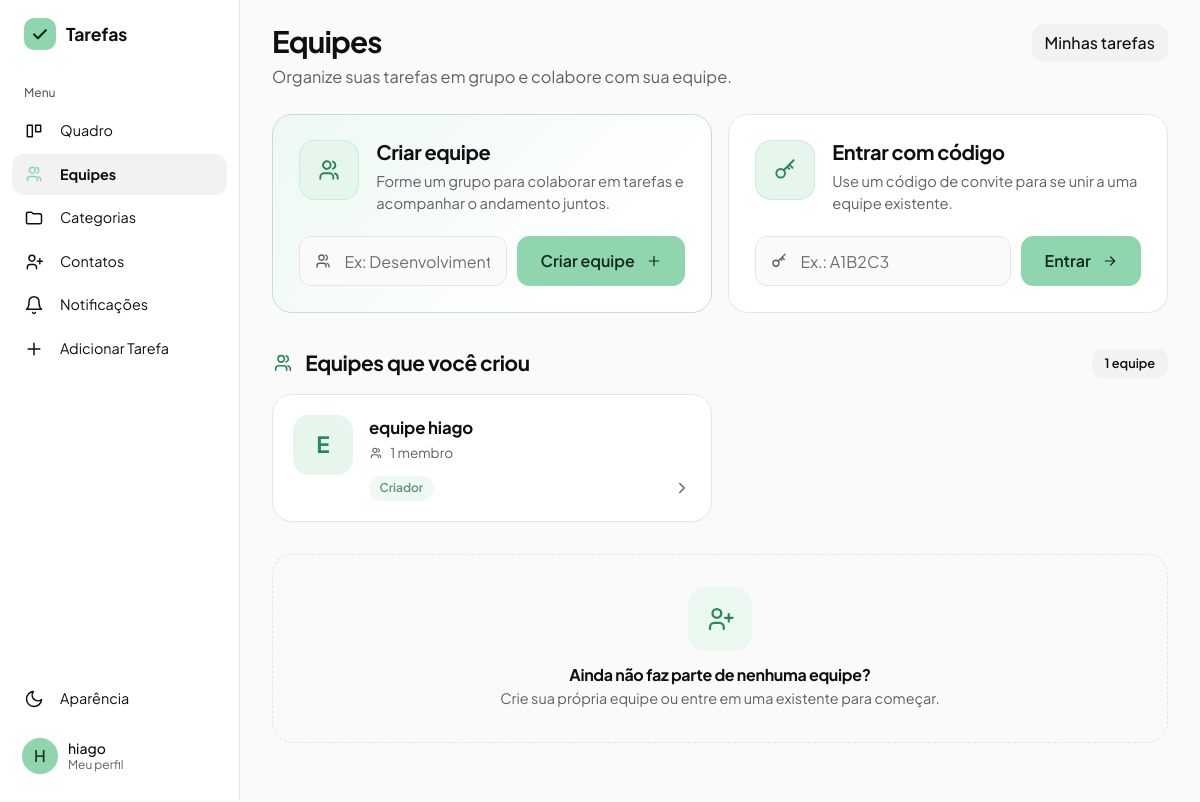
Screenshot of /equipes (signed in) with the database file from the repository.
### gerenciador_de_tarefas/models.py (models this page shows)
class Usuario(db.Model, UserMixin):
    id = db.Column(db.Integer, primary_key=True)
    nomeUsuario = db.Column(db.String(50), unique=True, nullable=False)
    email = db.Column(db.String(254), unique=True, nullable=False)
    senha = db.Column(db.String(255), nullable=False)
    nome = db.Column(db.String(100), nullable=False)
    tarefasCriadas = db.relationship('Tarefa', backref='criador', foreign_keys='Tarefa.criador_id', lazy=True)
    tarefasAtribuidas = db.relationship('Tarefa', backref='responsavel', foreign_keys='Tarefa.responsavel_id', lazy=True)
    cargo = db.Column(db.String(20), nullable=False, default='usuario') #admin ou usuario
    foto_perfil = db.Column(db.String(200), nullable=True, default='default.png')
    ordenacao_quadro = db.Column(db.String(30), nullable=False, default='padrao')

class Equipe(db.Model):
    id = db.Column(db.Integer, primary_key=True)
    nome = db.Column(db.String(100), nullable=False)
    codigo_acesso = db.Column(db.String(12), unique=True, nullable=False)
    dono_id = db.Column(db.Integer, db.ForeignKey('usuario.id'), nullable=False)
    dono = db.relationship('Usuario', foreign_keys=[dono_id])
    membros = db.relationship('MembroEquipe', backref='equipe', cascade='all, delete-orphan', lazy=True)
    tarefas = db.relationship('Tarefa', backref='equipe', lazy=True)

### gerenciador_de_tarefas/app.py (the view)
@app.route('/equipes')
@login_required
def equipes():
    minhas = Equipe.query.filter_by(dono_id=current_user.id).all()
    participo = (Equipe.query.join(MembroEquipe, MembroEquipe.equipe_id == Equipe.id)).filter(MembroEquipe.usuario_id == current_user.id, Equipe.dono_id != current_user.id).all()
    return render_template('equipes.html', minhas=minhas, participo=participo)

### gerenciador_de_tarefas/app.py (called while the page is built)
@login_manager.user_loader
def load_user(user_id):
    return db.session.get(Usuario, int(user_id))

@app.context_processor
def injetar_categorias_globais():
    if current_user.is_authenticated:
        return dict(categorias_globais=categorias_acessiveis())
    return dict(categorias_globais=[])

@app.context_processor
def injetar_notificacoes():
    if not current_user.is_authenticated:
        return dict(n_notificacoes=0)
    n = (Contato.query.filter_by(destinatario_id=current_user.id, status='pendente').count()
         + ConviteEquipe.query.filter_by(convidado_id=current_user.id).count()
         + Tarefa.query.filter_by(responsavel_id=current_user.id, aceite='aguardando').count())
    return dict(n_notificacoes=n)

def categorias_do_usuario():
    return Categoria.query.filter_by(usuario_id=current_user.id).order_by(Categoria.nome).all()

def categorias_acessiveis():
    proprias = categorias_do_usuario()
    de_outros = [cs.categoria for cs in CategoriaCompartilhada.query.filter_by(usuario_id=current_user.id).all()]
    return proprias + sorted(de_outros, key=lambda c: c.nome.lower())

### gerenciador_de_tarefas/templates/equipes.html (shortened to what this page needs)
{% extends "base.html" %}
{% block content %}
{% macro ico(nome, t=18) -%}
<svg width="{{ t }}" height="{{ t }}" viewBox="0 0 24 24" fill="none" stroke="currentColor" stroke-width="1.8" stroke-linecap="round" stroke-linejoin="round" aria-hidden="true">
{%- if nome == 'users' %}<path d="M16 20v-1.5a3.5 3.5 0 00-3.5-3.5h-5A3.5 3.5 0 004 18.5V20M10 11a3.5 3.5 0 100-7 3.5 3.5 0 000 7zM20 20v-1.5a3.5 3.5 0 00-2.5-3.3M15.5 4.2a3.5 3.5 0 010 6.6"/>
{%- elif nome == 'key' %}<circle cx="8" cy="15" r="4"/><path d="M10.8 12.2L20 3M16 7l3 3M14 9l2 2"/>
{%- elif nome == 'plus' %}<path d="M12 5v14M5 12h14"/>
{%- elif nome == 'arrow' %}<path d="M5 12h14M13 6l6 6-6 6"/>
{%- elif nome == 'chevron' %}<path d="m9 6 6 6-6 6"/>
{%- elif nome == 'user-plus' %}<path d="M15 20v-1.5a3.5 3.5 0 00-3.5-3.5h-4A3.5 3.5 0 004 18.5V20M9.5 11a3.5 3.5 0 100-7 3.5 3.5 0 000 7zM19 8v6M16 11h6"/>
{%- endif %}</svg>
{%- endmacro %}
<div class="eq-topo">
    <div>
        <h1 class="titulo-pagina">Equipes</h1>
        <p class="eq-subtitulo">Organize suas tarefas em grupo e colabore com sua equipe.</p>
    </div>
    <a href="{{ url_for('quadro') }}" class="btn btn-outline-secondary">Minhas tarefas</a>
</div>
<section class="eq-duplo">
    <div class="eq-card eq-card-destaque">
        <div class="eq-card-topo">
            <span class="eq-card-icone">{{ ico('users', 26) }}</span>
            <div>
                <h2 class="eq-card-titulo">Criar equipe</h2>
                <p class="eq-card-sub">Forme um grupo para colaborar em tarefas e acompanhar o andamento juntos.</p>
            </div>
        </div>
        <form method="POST" action="{{ url_for('criar_equipe') }}" class="eq-form">
            <div class="eq-form-linha">
                <div class="eq-campo">
                    <input type="text" id="nomeEquipe" name="nome" class="form-control eq-input"
                           placeholder="Ex: Desenvolvimento Mobile" maxlength="100" required>
                </div>
                <button type="submit" class="btn btn-principal">Criar equipe {{ ico('plus', 16) }}</button>
            </div>
        </form>
    </div>
    <div class="eq-card eq-card-codigo">
        <div class="eq-card-topo">
            <span class="eq-card-icone">{{ ico('key', 26) }}</span>
            <div>
                <h2 class="eq-card-titulo">Entrar com código</h2>
                <p class="eq-card-sub">Use um código de convite para se unir a uma equipe existente.</p>
            </div>
        </div>
        <form method="POST" action="{{ url_for('entrar_equipe') }}" class="eq-form">
            <div class="eq-form-linha">
                <div class="eq-campo">
                    <input type="text" id="codigoEquipe" name="codigo" class="form-control eq-input"
                           placeholder="Ex.: A1B2C3" autocomplete="off" required>
                </div>
                <button type="submit" class="btn btn-principal">Entrar {{ ico('arrow', 16) }}</button>
            </div>
        </form>
    </div>
</section>
<section class="eq-secao">
    <div class="eq-secao-cab">
        <h2 class="eq-secao-titulo">{{ ico('users', 22) }} Equipes que você criou</h2>
        <span class="eq-contagem">{{ minhas|length }} equipe{{ '' if minhas|length == 1 else 's' }}</span>
    </div>
    {% if minhas %}
    <div class="eq-lista">
        {% for e in minhas %}
        <a href="{{ url_for('ver_equipe', equipe_id=e.id) }}" class="eq-equipe">
            <span class="eq-inicial" aria-hidden="true">{{ e.nome[:1]|upper }}</span>
            <div class="eq-equipe-corpo">
                <div class="eq-equipe-nome">{{ e.nome }}</div>
                <div class="eq-equipe-meta">{{ ico('users', 14) }} {{ e.membros|length }} membro{{ '' if e.membros|length == 1 else 's' }}</div>
                <div class="eq-equipe-rodape">
                    <div class="eq-tags"><span class="eq-tag">Criador</span></div>
                    <span class="eq-seta">{{ ico('chevron', 18) }}</span>
                </div>
            </div>
        </a>
        {% endfor %}
    </div>
    {% else %}
    <div class="eq-vazio">
        <p>Você ainda não criou nenhuma equipe.</p>
    </div>
    {% endif %}
</section>
<section class="eq-secao mb-5">
    {% if participo %}
    <div class="eq-secao-cab">
        <h2 class="eq-secao-titulo">{{ ico('users', 22) }} Equipes em que você participa</h2>
        <span class="eq-contagem">{{ participo|length }} equipe{{ '' if participo|length == 1 else 's' }}</span>
    </div>
    <div class="eq-lista">
        {% for e in participo %}
        {% set pendentes = e.tarefas|selectattr('status', 'equalto', 'Pendente')|list|length %}
        {% set concluidas = e.tarefas|selectattr('status', 'equalto', 'Concluída')|list|length %}
        <a href="{{ url_for('ver_equipe', equipe_id=e.id) }}" class="eq-equipe">
            <span class="eq-inicial" aria-hidden="true">{{ e.nome[:1]|upper }}</span>
            <div class="eq-equipe-corpo">
                <div class="eq-equipe-nome">{{ e.nome }}</div>
                <div class="eq-equipe-meta">{{ ico('users', 14) }} Criada por {{ e.dono.nomeUsuario }} · {{ e.membros|length }} membro{{ '' if e.membros|length == 1 else 's' }}</div>
                <div class="eq-equipe-rodape">
                    <div class="eq-tags">
                        <span class="eq-tag">Membro</span>
                        <span class="eq-tag status-pendente">Pendente ({{ pendentes }})</span>
                        <span class="eq-tag status-concluida">Concluída ({{ concluidas }})</span>
                    </div>
                    <span class="eq-seta">{{ ico('chevron', 18) }}</span>
                </div>
            </div>
        </a>
        {% endfor %}
    </div>
    {% else %}
    <div class="eq-vazio">
        <span class="eq-vazio-icone">{{ ico('user-plus', 30) }}</span>
        <h3 class="eq-vazio-titulo">Ainda não faz parte de nenhuma equipe?</h3>
        <p>Crie sua própria equipe ou entre em uma existente para começar.</p>
    </div>
    {% endif %}
</section>
{% endblock %}

### gerenciador_de_tarefas/templates/base.html (shortened to what this page needs)
<!doctype html>
<html lang="pt-br">
  <head>
    <link
      rel="stylesheet"
      href="https://cdn.jsdelivr.net/npm/bootstrap@5.3.0/dist/css/bootstrap.min.css"
    />
    <link
      rel="stylesheet"
      href="{{ url_for('static', filename='static.css') }}"
    />
    <link rel="stylesheet" href="https://cdn.jsdelivr.net/npm/flatpickr/dist/flatpickr.min.css">
    <link rel="stylesheet" href="https://cdn.jsdelivr.net/npm/flatpickr/dist/themes/dark.css">
  </head>
  <body>
    {% macro aparencia(direcao='dropup') %}
    <div class="{{ direcao }}">
      <button
        class="menu-item"
        type="button"
        data-bs-toggle="dropdown"
        data-bs-auto-close="outside"
        aria-expanded="false"
      >
        <svg viewBox="0 0 24 24" fill="none" stroke="currentColor" stroke-width="1.8" stroke-linecap="round" stroke-linejoin="round" aria-hidden="true"><path d="M21 12.8A9 9 0 1111.2 3a7 7 0 009.8 9.8z"/></svg>
        <span>Aparência</span>
      </button>
    </div>
    {% endmacro %}
    {% macro logo() %}
    <span class="marca-icone">
      <svg width="20" height="20" viewBox="0 0 24 24" fill="none" stroke="currentColor" stroke-width="2.6" stroke-linecap="round" stroke-linejoin="round" aria-hidden="true"><path d="M5 12.5l4.5 4.5L19 7.5"/></svg>
    </span>
    {% endmacro %}
    {% set ep = request.endpoint or '' %}
    {% if current_user.is_authenticated %}
    <div class="app">
      <aside class="lateral" aria-label="Menu principal">
        <a
          class="marca"
          href="{{ url_for('admin_dashboard') if current_user.cargo == 'admin' else url_for('quadro') }}"
        >{{ logo() }}<span>Tarefas</span></a>
        <div class="menu-titulo">Menu</div>
        <a class="menu-item {{ 'ativo' if ep == 'quadro' }}" href="{{ url_for('quadro') }}">
          <svg viewBox="0 0 24 24" fill="none" stroke="currentColor" stroke-width="1.8" stroke-linecap="round" stroke-linejoin="round" aria-hidden="true"><path d="M4 5h6v14H4zM14 5h6v8h-6z"/></svg>
          <span>Quadro</span>
        </a>
        <a class="menu-item {{ 'ativo' if ep in ['equipes', 'ver_equipe', 'adicionar_tarefa_equipe'] }}" href="{{ url_for('equipes') }}">
          <svg viewBox="0 0 24 24" fill="none" stroke="currentColor" stroke-width="1.8" stroke-linecap="round" stroke-linejoin="round" aria-hidden="true"><path d="M16 20v-1.5a3.5 3.5 0 00-3.5-3.5h-5A3.5 3.5 0 004 18.5V20M10 11a3.5 3.5 0 100-7 3.5 3.5 0 000 7zM20 20v-1.5a3.5 3.5 0 00-2.5-3.3M15.5 4.2a3.5 3.5 0 010 6.6"/></svg>
          <span>Equipes</span>
        </a>
        <a class="menu-item {{ 'ativo' if ep in ['ver_categorias', 'ver_categoria'] }}" href="{{ url_for('ver_categorias') }}">
          <svg viewBox="0 0 24 24" fill="none" stroke="currentColor" stroke-width="1.8" stroke-linejoin="round" aria-hidden="true"><path d="M3 7a2 2 0 012-2h4l2 2h8a2 2 0 012 2v8a2 2 0 01-2 2H5a2 2 0 01-2-2z"/></svg>
          <span>Categorias</span>
        </a>
        <a class="menu-item {{ 'ativo' if ep == 'contatos' }}" href="{{ url_for('contatos') }}">
          <svg viewBox="0 0 24 24" fill="none" stroke="currentColor" stroke-width="1.8" stroke-linecap="round" stroke-linejoin="round" aria-hidden="true"><path d="M15 20v-1.5a3.5 3.5 0 00-3.5-3.5h-4A3.5 3.5 0 004 18.5V20M9.5 11a3.5 3.5 0 100-7 3.5 3.5 0 000 7zM19 8v6M16 11h6"/></svg>
          <span>Contatos</span>
        </a>
        <a class="menu-item {{ 'ativo' if ep == 'notificacoes' }}" href="{{ url_for('notificacoes') }}">
          <svg viewBox="0 0 24 24" fill="none" stroke="currentColor" stroke-width="1.8" stroke-linecap="round" stroke-linejoin="round" aria-hidden="true"><path d="M6 8a6 6 0 0112 0c0 7 3 9 3 9H3s3-2 3-9M10.3 21a1.9 1.9 0 003.4 0"/></svg>
          <span>Notificações</span>
        </a>
        <a class="menu-item" href="#" data-bs-toggle="modal" data-bs-target="#modalAdicionarTarefa">
          <svg viewBox="0 0 24 24" fill="none" stroke="currentColor" stroke-width="1.8" stroke-linecap="round" aria-hidden="true"><path d="M12 5v14M5 12h14"/></svg>
          <span>Adicionar Tarefa</span>
        </a>
        <div class="menu-espaco"></div>
        {{ aparencia('dropup') }}
        <a href="#" class="usuario-card mt-2 text-decoration-none" data-bs-toggle="modal" data-bs-target="#modalPerfil" title="Meu Perfil">
          {% if current_user.foto_perfil and current_user.foto_perfil != 'default.png' %}
            <img src="{{ url_for('static', filename='uploads/' + current_user.foto_perfil) }}" alt="" class="usuario-foto" />
          {% else %}
            <span class="usuario-foto">{{ current_user.nomeUsuario[:1]|upper }}</span>
          {% endif %}
          <span class="usuario-nome">{{ current_user.nome or current_user.nomeUsuario }}<small>Meu perfil</small></span>
        </a>
      </aside>
      <main class="conteudo">
        <div class="conteudo-interno">
    {% endif %}
    {% block content %}{% endblock %}
    {% if current_user.is_authenticated %}
        </div>
      </main>
    </div>
    {% else %}
    </main>
    {% endif %}
  </body>
</html>

### rows the page displays
Usuario: nomeUsuario "H", nome "hiago"
Equipe: nome "E", nome "equipe hiago", {{ t }} 14 (drawn), membros|length "1"

### other values shown
{{ minhas|length }} "1"
